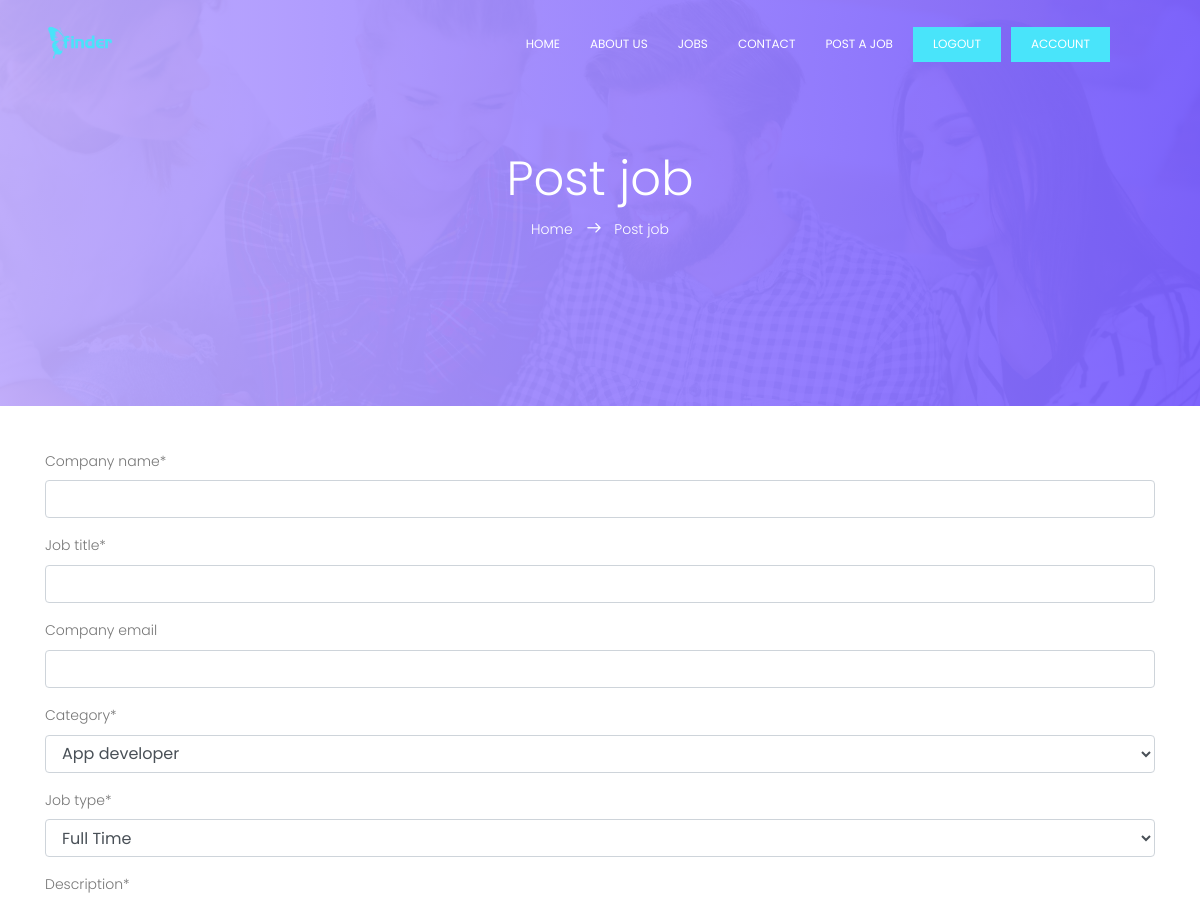
Before: /post (signed in, upper part) with the older database file.
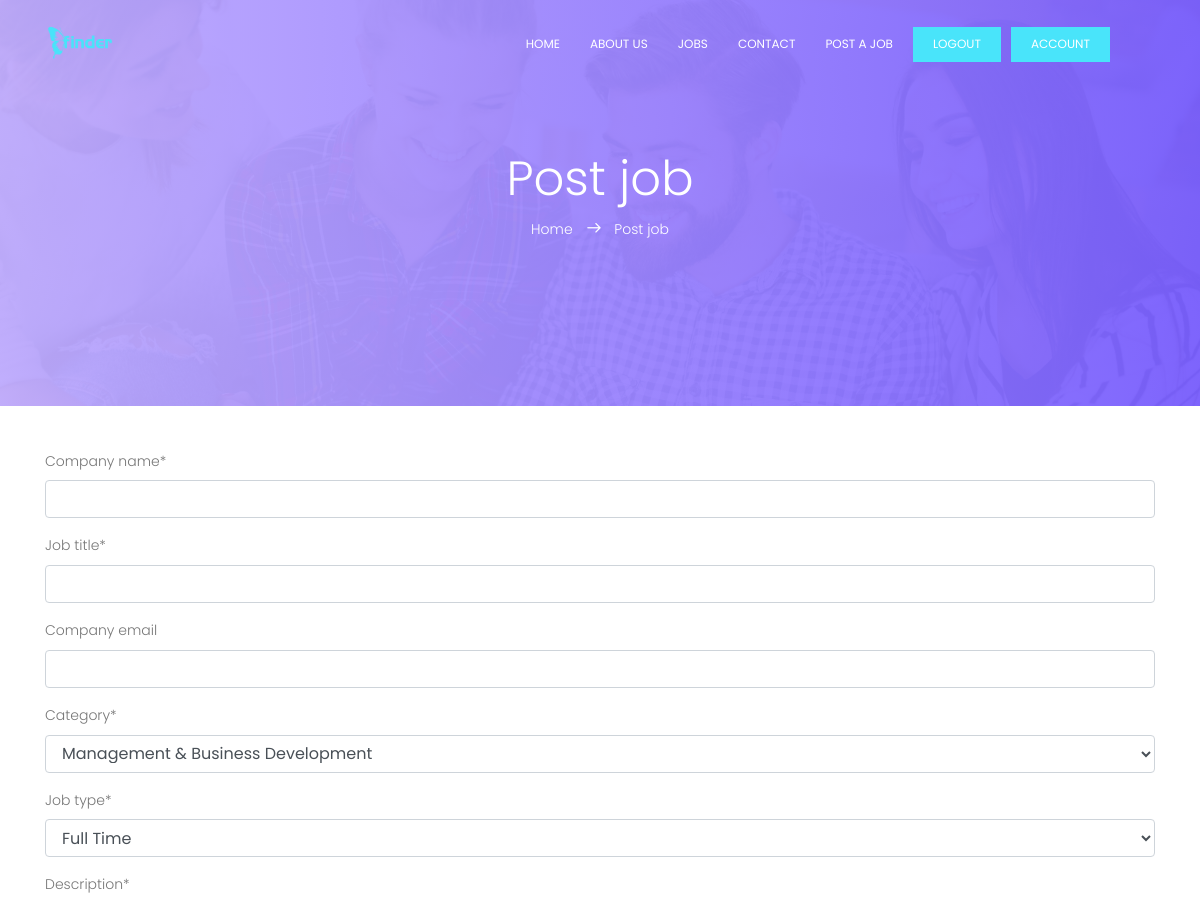
After: the same page with the newer database file.
### portal/models.py (models this page shows)
class Category(models.Model):
    category = models.CharField(max_length=100)
    created = models.DateTimeField(auto_now_add=True)
    class Meta:
        verbose_name_plural = 'Categories'
        ordering = ['-id']
    def __str__(self):
        return self.category

### portal/views.py (the view, shortened to what this page needs)
# urls.py: path('post', addJob, name="post"),
@login_required(login_url='login')
def addJob(request):
    jobFormSet = inlineformset_factory(
        Job, JobRequirement, fields=('requirement',), can_delete=True)
    formSet = jobFormSet()
    form = JobForm()
    return render(request, 'portal/jpost_job.html',
                  {
                      'formSet': formSet,
                      'form': form,
                  })

### portal/forms.py
class JobForm(forms.ModelForm):
    class Meta:
        model = Job
        fields = '__all__'
        exclude = ('slug', 'created', 'featured', 'approved')

### portal/context_processors.py (called while the page is built)
def Processors(request):
    jobs = Job.objects.filter(approved=True).order_by('-created')
    categories = Category.objects.all().order_by('-id')
    blogs = Blog.objects.filter(published=True).order_by('-id')
    blog_count = blogs.count()
    return {
        'categories': categories,
        'jobs': jobs,
        'blog_count': blog_count,
        'blogs': blogs,
    }

### templates/portal/jpost_job.html (shortened to what this page needs)
{% extends 'base.html' %}
{% load static %}
{% load crispy_forms_tags %}
{% block content %}
			<section class="banner-area relative" id="home">
				<div class="overlay overlay-bg"></div>
				<div class="container">
					<div class="row d-flex align-items-center justify-content-center">
						<div class="about-content col-lg-12">
							<h1 class="text-white">
								Post job
							</h1>
							<p class="text-white link-nav"><a href="{% url 'home' %}">Home </a>  <span class="lnr lnr-arrow-right"></span>  <a href="#"> Post job</a></p>
						</div>
					</div>
				</div>
			</section>
            <section class="team-area " id="">
				<div class="container">
                <form action="#" method="POST" class="uniForm" style="margin-top: 2.7rem">
				{{form|crispy}}
                </form>
                </div>
{% endblock content %}

Changed rows visible on the page:
removed Category: category "App developer"
added Category: category "Management & Business Development"
